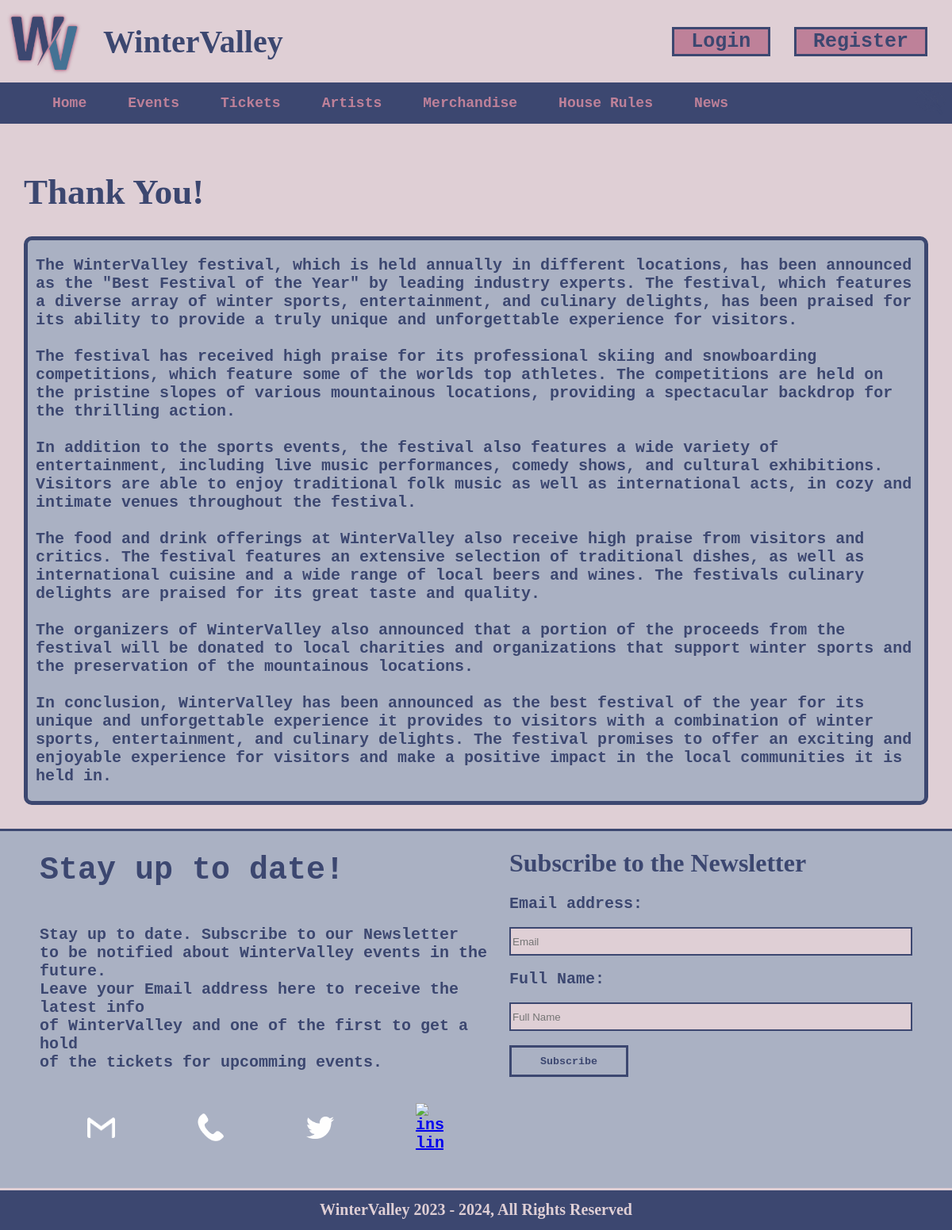
Page /page/nieuws-paginas.php?id=4 on the committed database.
### tables this page shows
CREATE TABLE `news` (
  `id` mediumint(9) NOT NULL,
  `titel` varchar(255) NOT NULL,
  `tekst` longtext NOT NULL
);

### page/nieuws-paginas.php (the view, shortened to what this page needs)
<!DOCTYPE html>
<html>
<head>
</head>
<body>
    <div class="logo">
        <a href="index.php"> <img src="../img/logo.png" alt="logo" /></a>
        <h1>WinterValley</h1>
        <?php
        if (isset($_SESSION["useruid"])) {
            echo '<a class="log-out-button" href="../include/logout.inc.php">Log out</a>';
        } else {
            include "../include/login.php";
        ?> <div class="empty2"></div> <?php
                                        include "../include/register.php";
                                    }
                                        ?>
    </div>
    <?php include "../include/navbar.php" ?>
    <?php
    $id = $_GET['id'];
    $serverName = "localhost";
    $dBUsername = "root";
    $dBPassword = "";
    $dBName = "wintervalley";
    $charset = 'utf8mb4';
    $dsn = "mysql:host=$serverName;dbname=$dBName;charset=$charset";
    try {
        $pdo = new PDO($dsn, $dBUsername, $dBPassword);
    } catch (\PDOException $e) {
        echo 'error connecting to database 😦 on line : ' . $e->getMessage();
    }
    $stmt = $pdo->prepare('SELECT * FROM news WHERE id = :id');
    $stmt->bindParam(':id', $id);
    $stmt->execute();
    $news = $stmt->fetch(PDO::FETCH_OBJ);
    function getTitle()
    {
        global $news;
        return $news->titel;
    }
    function getTekst()
    {
        global $news;
        return $news->tekst;
    }
    ?>
    <div class="news-content-header">
        <h1><?php echo getTitle(); ?></h1>
    </div>
    <div class="news-content">
        <p><?php echo getTekst(); ?></p>
    </div>
    <?php include "../include/footer.php" ?>
</body>
</html>

### rows in the picture
news: titel "Thank You!", tekst "The WinterValley festival, which is held annually in different locations, has been announced as the \"Best Festival of the Year\" by leading industry experts. The festival, which features a diverse array of winter sports, entertainment, and culinary delights, has been praised for its ability to provide a truly unique and unforgettable experience for visitors. The festival has received high praise for its professional skiing and snowboarding competitions, which feature some of the worlds top athletes. The competitions are held on the pristine slopes of various mountainous locations, providing a spectacular backdrop for the thrilling action. In addition to the sports events, the festival also…"
